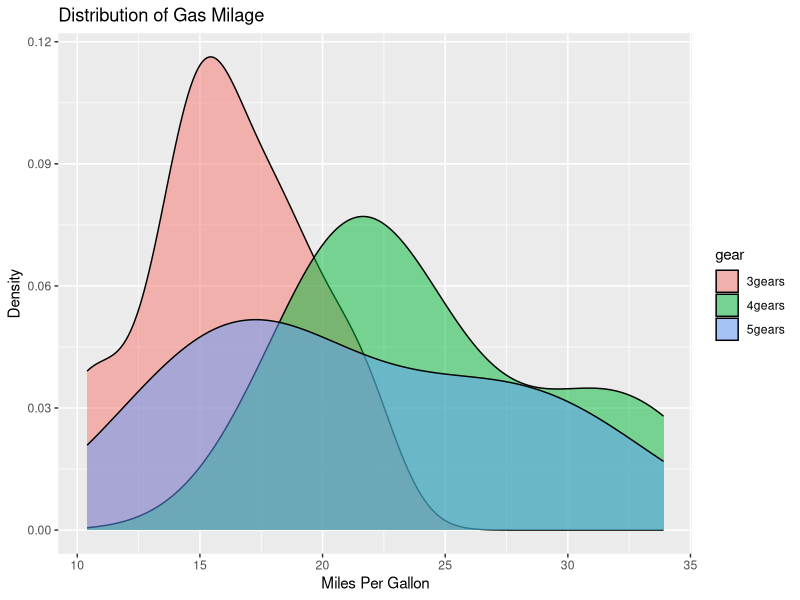
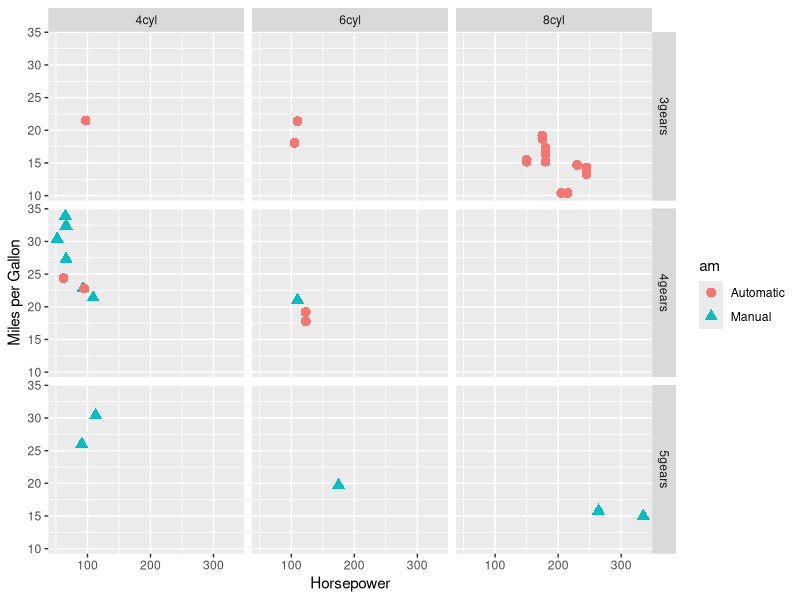
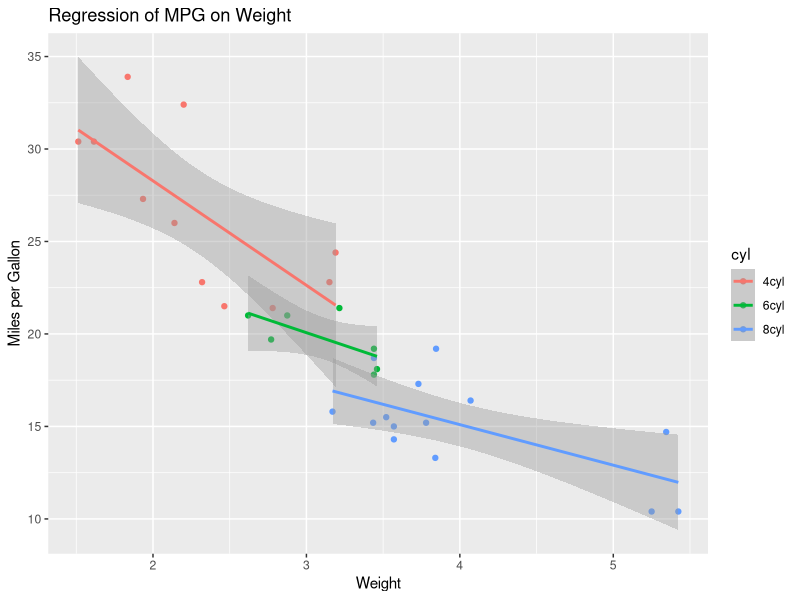
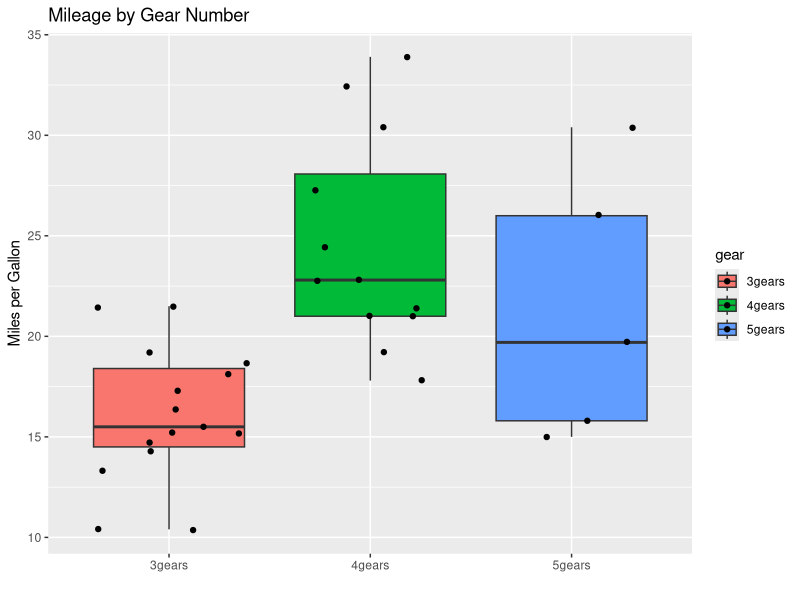

Generate these figures, in order, with R:
# This was not apart of the call assignment, but added to show some of the graphics available in R.
# ggplot2 examples using dataset mtcars
# From Quick-R at http://www.statmethods.net/advgraphs/ggplot2.html
# The individual plot can be run with an R console.
library(ggplot2)

# create factors with value labels
mtcars$gear <- factor(mtcars$gear,levels=c(3,4,5),
                      labels=c("3gears","4gears","5gears"))
mtcars$am <- factor(mtcars$am,levels=c(0,1),
                    labels=c("Automatic","Manual"))
mtcars$cyl <- factor(mtcars$cyl,levels=c(4,6,8),
                     labels=c("4cyl","6cyl","8cyl"))

# Kernel density plots for mpg
# grouped by number of gears (indicated by color)
qplot(mpg, data=mtcars, geom="density", fill=gear, alpha=I(.5),
      main="Distribution of Gas Milage", xlab="Miles Per Gallon",
      ylab="Density")

# Scatterplot of mpg vs. hp for each combination of gears and cylinders
# in each facet, transmittion type is represented by shape and color
qplot(hp, mpg, data=mtcars, shape=am, color=am,
      facets=gear~cyl, size=I(3),
      xlab="Horsepower", ylab="Miles per Gallon")

# Separate regressions of mpg on weight for each number of cylinders
qplot(wt, mpg, data=mtcars, geom=c("point", "smooth"),
      method="lm", formula=y~x, color=cyl,
      main="Regression of MPG on Weight",
      xlab="Weight", ylab="Miles per Gallon")

# Boxplots of mpg by number of gears
# observations (points) are overlayed and jittered
qplot(gear, mpg, data=mtcars, geom=c("boxplot", "jitter"),
      fill=gear, main="Mileage by Gear Number",
      xlab="", ylab="Miles per Gallon") 
